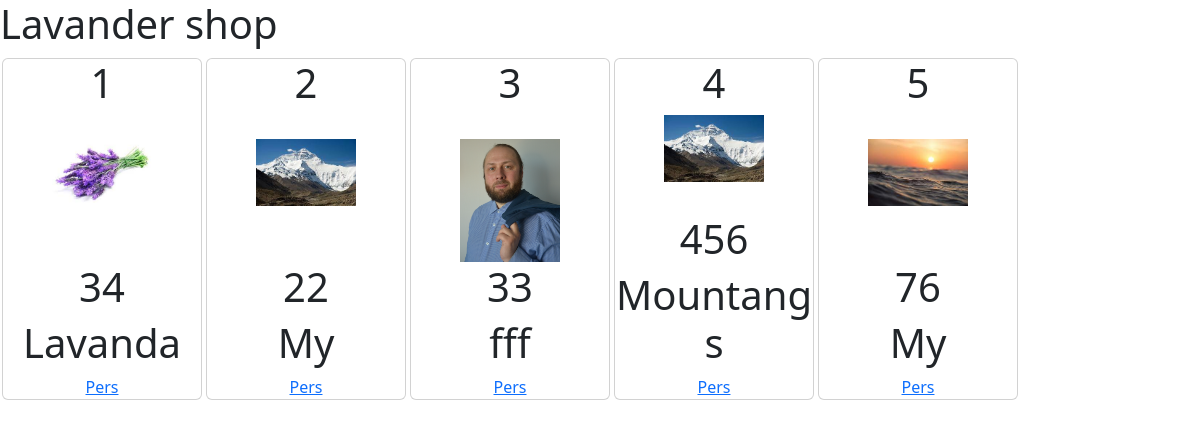
The page / on the database its author committed.
### shared/models.py (models this page shows)
class Products(models.Model):
    product=models.CharField(max_length=30)
    photo=models.ImageField(upload_to='file/images')
    price=models.IntegerField()
    descriptions=models.CharField(max_length=150)

### shared/views.py (the view)
# urls.py: path('',views.index,name='beginen'),
def index(request):
    return render(request, 'shared/index.html',{
        'products':Products.objects.all()
    })

### shared/templates/shared/index.html (shortened to what this page needs)
{%extends 'shared/layout.html'%}
{%load static%}
{%block body%}
<h1>Lavander shop</h1>
<div class="global">
    {%for pr in products%}
    <div class="card">
        <h1>{{pr.id}}</h1>
        <div class="im">
            <img src="{{pr.photo}}">
        </div>
        <h1>{{pr.price}}</h1>
        <h1>{{pr.descriptions}}</h1>
        <div>
               <a href="{% url 'order'  pr.id%}">Pers</a>
        </div>
    </div>
    {%endfor%}
</div>
{%endblock%}

### shared/static/shared/style.css (style rules this page uses)
.im { width: 100px; height: 100px; margin: auto; }
.im img { width: 100%; }
.card { width: 200px; height: 300px; border: 1px solid black; text-align: center; margin: 2px; }
.global { display: flex; flex-wrap: wrap; }

### rows shown on the page
Products: id "1", photo (picture), price "34", descriptions "Lavanda"
Products: id "2", photo (picture), price "22", descriptions "My"
Products: id "3", photo (picture), price "33", descriptions "fff"
Products: id "4", photo (picture), price "456", descriptions "Mountangs"
Products: id "5", photo (picture), price "76", descriptions "My"
